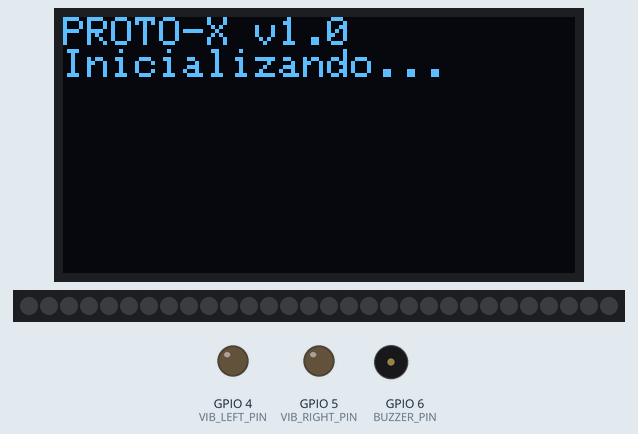
Simulated run of this sketch. Board: ESP32-S3. Parts: 128×64 one-colour display, 30 RGB LEDs in strip order, left to right, output pins drawn as LEDs (lit = HIGH), buzzer (waves = sounding, pin HIGH). Dim RGB values are drawn brighter than linear; what the sketch prints to the serial monitor is not drawn.

Above: at 0.1 s.
At 0.7 s:
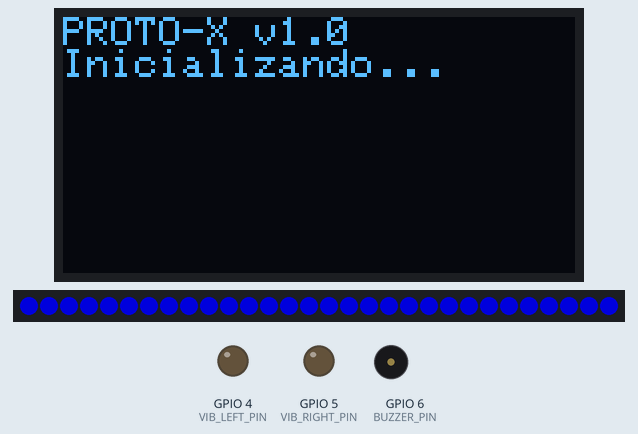
At 1.2 s:
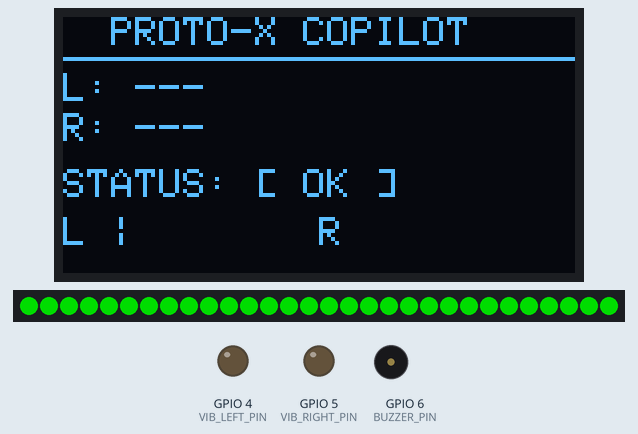
Timing chart, 0 to 2.7 s (numbered marks = the images above):
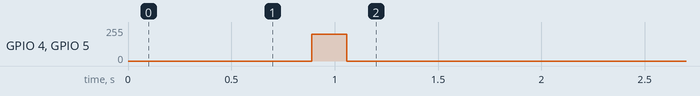

Measured:
- by itself, GPIO 4 (VIB_LEFT_PIN), GPIO 5 (VIB_RIGHT_PIN): 0/255 → 200/255 at 0.89 s, → 0/255 0.17 s later

The sketch:

prototipo_x.ino
```cpp
/*
 * Prototipo X — Copiloto Moto
 * Firmware v1.0 — Blind Spot Detection System
 *
 * Hardware: ESP32-S3 + 2x HLK-LD2410 radar + LED strip + vibradores + buzzer
 *
 * Funcionalidad:
 *   - Lee 2 radares mmWave en paralelo (izquierda + derecha)
 *   - Detecta distancia + velocidad de vehículos
 *   - Alerta visual (LED strip), háptica (vibradores) y sonora (buzzer)
 *   - Display OLED con estado en tiempo real
 *   - WiFi AP para debugging
 */

#include <Arduino.h>
#include <HardwareSerial.h>
#include <Adafruit_NeoPixel.h>
#include <Wire.h>
#include <Adafruit_GFX.h>
#include <Adafruit_SSD1306.h>

// ============================================================
// PIN DEFINITIONS
// ============================================================
// Radar izquierdo (UART2)
#define RADAR_L_RX      16
#define RADAR_L_TX      17

// Radar derecho (UART1)
#define RADAR_R_RX      18
#define RADAR_R_TX      19

// LED strip (WS2812B)
#define LED_PIN         8
#define LED_COUNT       30

// Vibradores (PWM)
#define VIB_LEFT_PIN    4
#define VIB_RIGHT_PIN   5

// Buzzer
#define BUZZER_PIN      6

// OLED I2C
#define SDA_PIN         21
#define SCL_PIN         22
#define OLED_WIDTH      128
#define OLED_HEIGHT     64

// ============================================================
// CONSTANTS
// ============================================================
#define ZONA_PELIGRO       1.0   // metros — rojo sólido + vibración fuerte
#define ZONA_ALERTA        2.0   // metros — rojo parpadeo + vibración suave
#define ZONA_PRECAUCION    5.0   // metros — amarillo parpadeo
#define UMBRAL_APROX       0.5   // m/s — velocidad de aproximación peligrosa
#define UPDATE_INTERVAL    50    // ms — frecuencia de lectura

// ============================================================
// GLOBALS
// ============================================================
Adafruit_NeoPixel strip(LED_COUNT, LED_PIN, NEO_GRB + NEO_KHZ800);
Adafruit_SSD1306 display(OLED_WIDTH, OLED_HEIGHT, &Wire, -1);

HardwareSerial SerialRadarL(1);
HardwareSerial SerialRadarR(2);

struct RadarData {
    float distance;      // metros
    float speed;         // m/s (positivo = se acerca)
    bool moving;
    bool detected;
    uint32_t lastUpdate;
};

struct AlertState {
    uint8_t level;       // 0=safe, 1=caution, 2=warning, 3=danger, 4=imminent
    bool leftActive;
    bool rightActive;
};

RadarData radarLeft = {0, 0, false, false, 0};
RadarData radarRight = {0, 0, false, false, 0};
AlertState alerts = {0, false, false};

unsigned long lastLEDUpdate = 0;
unsigned long lastDisplayUpdate = 0;
bool ledState = false;

// ============================================================
// HLK-LD2410 PROTOCOL PARSER
// ============================================================

// LD2410 frame: 0xF4 0xF3 0xF2 0xF1 + payload + 0xF8 0xF7 0xF6 0xF5
// Target data: distance(2 bytes) + speed(2 bytes) + energy(1 byte) + state(1 byte)

struct LD2410Frame {
    uint16_t distance;    // cm
    int16_t speed;        // cm/s (negative = moving away)
    uint8_t energy;       // signal strength
    bool moving;
    bool valid;
};

LD2410Frame parseLD2410(Stream &serial) {
    LD2410Frame frame = {0, 0, 0, false, false};

    // Wait for header: 0xF4 0xF3 0xF2 0xF1
    if (serial.available() < 8) return frame;

    // Find header
    while (serial.available() >= 8) {
        uint8_t b = serial.read();
        if (b == 0xF4 && serial.peek() == 0xF3) {
            serial.read(); // consume 0xF3
            if (serial.read() == 0xF2 && serial.read() == 0xF1) {
                break; // header found
            }
        }
    }

    // Read payload (target data is 4 bytes minimum)
    uint8_t buf[8];
    unsigned long start = millis();
    while (serial.available() < 6 && millis() - start < 50) {
        delay(1);
    }

    if (serial.available() < 6) return frame;

    // Distance: 2 bytes LE (cm)
    frame.distance = serial.read() | (serial.read() << 8);

    // Speed: 2 bytes LE (cm/s)
    frame.speed = serial.read() | (serial.read() << 8);

    // Energy
    frame.energy = serial.read();

    // Moving state
    frame.moving = (serial.read() > 0);

    frame.valid = true;
    return frame;
}

// ============================================================
// RADAR READING (runs on Core 0)
// ============================================================
void readRadarsTask(void *pvParameters) {
    while (true) {
        // Read left radar
        LD2410Frame leftFrame = parseLD2410(SerialRadarL);
        if (leftFrame.valid) {
            radarLeft.distance = leftFrame.distance / 100.0f; // cm → m
            radarLeft.speed = leftFrame.speed / 100.0f;       // cm/s → m/s
            radarLeft.moving = leftFrame.moving;
            radarLeft.detected = leftFrame.distance < 500;    // < 5m = something there
            radarLeft.lastUpdate = millis();
        }

        // Read right radar
        LD2410Frame rightFrame = parseLD2410(SerialRadarR);
        if (rightFrame.valid) {
            radarRight.distance = rightFrame.distance / 100.0f;
            radarRight.speed = rightFrame.speed / 100.0f;
            radarRight.moving = rightFrame.moving;
            radarRight.detected = rightFrame.distance < 500;
            radarRight.lastUpdate = millis();
        }

        delay(UPDATE_INTERVAL);
    }
}

// ============================================================
// ALERT LOGIC
// ============================================================
uint8_t calculateAlertLevel(float distance, float speed) {
    // Speed-based escalation: if coming fast, escalate even at distance
    bool approaching = speed < -UMBRAL_APROX; // negative = approaching

    if (distance < ZONA_PELIGRO) {
        return approaching ? 4 : 3;  // imminent or danger
    }
    if (distance < ZONA_ALERTA) {
        return approaching ? 4 : 3;  // imminent if fast, danger if slow
    }
    if (distance < ZONA_PRECAUCION) {
        return approaching ? 3 : 2;  // danger if fast, warning if slow
    }
    // Beyond 5m: caution if approaching fast
    if (approaching && distance < 8.0f) {
        return 1; // caution
    }
    return 0; // safe
}

void updateAlerts() {
    uint8_t leftLevel = 0;
    uint8_t rightLevel = 0;

    if (millis() - radarLeft.lastUpdate < 1000) { // fresh data
        leftLevel = calculateAlertLevel(radarLeft.distance, radarLeft.speed);
    }

    if (millis() - radarRight.lastUpdate < 1000) {
        rightLevel = calculateAlertLevel(radarRight.distance, radarRight.speed);
    }

    alerts.leftActive = leftLevel > 0;
    alerts.rightActive = rightLevel > 0;
    alerts.level = max(leftLevel, rightLevel);
}

// ============================================================
// LED ALERTS (runs on Core 1)
// ============================================================
void updateLEDs() {
    if (millis() - lastLEDUpdate < 80) return;
    lastLEDUpdate = millis();
    ledState = !ledState;

    switch (alerts.level) {
        case 0: // Safe
            for (int i = 0; i < LED_COUNT; i++) {
                strip.setPixelColor(i, strip.Color(0, 255, 0)); // verde
            }
            break;

        case 1: // Caution - amarillo parpadeo lento
            if (ledState) {
                for (int i = 0; i < LED_COUNT; i++) {
                    strip.setPixelColor(i, strip.Color(255, 180, 0));
                }
            } else {
                strip.clear();
            }
            break;

        case 2: // Warning - rojo parpadeo + vibración suave
            for (int i = 0; i < LED_COUNT; i++) {
                strip.setPixelColor(i, ledState ?
                    strip.Color(255, 0, 0) : strip.Color(100, 0, 0));
            }
            // Left side vibration
            if (alerts.leftActive) {
                analogWrite(VIB_LEFT_PIN, ledState ? 120 : 0);
            }
            // Right side vibration
            if (alerts.rightActive) {
                analogWrite(VIB_RIGHT_PIN, ledState ? 120 : 0);
            }
            break;

        case 3: // Danger - rojo sólido + vibración fuerte
            for (int i = 0; i < LED_COUNT; i++) {
                strip.setPixelColor(i, strip.Color(255, 0, 0));
            }
            analogWrite(VIB_LEFT_PIN, alerts.leftActive ? 200 : 0);
            analogWrite(VIB_RIGHT_PIN, alerts.rightActive ? 200 : 0);
            break;

        case 4: // Imminent - rojo strobe + vibración continua + buzzer
            if (ledState) {
                for (int i = 0; i < LED_COUNT; i++) {
                    strip.setPixelColor(i, strip.Color(255, 50, 50));
                }
            } else {
                strip.clear();
            }
            analogWrite(VIB_LEFT_PIN, alerts.leftActive ? 255 : 0);
            analogWrite(VIB_RIGHT_PIN, alerts.rightActive ? 255 : 0);
            digitalWrite(BUZZER_PIN, HIGH);
            break;
    }

    if (alerts.level < 4) {
        digitalWrite(BUZZER_PIN, LOW);
    }
    if (alerts.level < 2) {
        analogWrite(VIB_LEFT_PIN, 0);
        analogWrite(VIB_RIGHT_PIN, 0);
    }

    strip.show();
}

// ============================================================
// OLED DISPLAY
// ============================================================
void updateDisplay() {
    if (millis() - lastDisplayUpdate < 200) return;
    lastDisplayUpdate = millis();

    display.clearDisplay();
    display.setTextSize(1);
    display.setTextColor(SSD1306_WHITE);

    // Title
    display.setCursor(0, 0);
    display.println(F("  PROTO-X COPILOT"));
    display.drawLine(0, 10, 128, 10, SSD1306_WHITE);

    // Left radar
    display.setCursor(0, 14);
    display.print(F("L: "));
    if (millis() - radarLeft.lastUpdate < 1000) {
        display.print(radarLeft.distance, 1);
        display.print(F("m "));
        display.print(radarLeft.speed, 1);
        display.print(F("m/s"));
        display.print(radarLeft.moving ? " <<" : "");
    } else {
        display.print(F("---"));
    }

    // Right radar
    display.setCursor(0, 24);
    display.print(F("R: "));
    if (millis() - radarRight.lastUpdate < 1000) {
        display.print(radarRight.distance, 1);
        display.print(F("m "));
        display.print(radarRight.speed, 1);
        display.print(F("m/s"));
        display.print(radarRight.moving ? " >>" : "");
    } else {
        display.print(F("---"));
    }

    // Alert level
    display.setCursor(0, 38);
    display.print(F("STATUS: "));
    switch (alerts.level) {
        case 0: display.println(F("[ OK ]")); break;
        case 1: display.println(F("[ !! ] PRECAUCION")); break;
        case 2: display.println(F("[ !!!] ALERTA")); break;
        case 3: display.println(F("[!!!!] PELIGRO")); break;
        case 4: display.println(F("[!!!!] INMINENTE")); break;
    }

    // Mini bar graph
    display.setCursor(0, 50);
    display.print(F("L "));
    int lbar = map(constrain((int)radarLeft.distance, 0, 500), 0, 500, 0, 50);
    for (int i = 0; i < lbar; i++) display.print(F("="));
    display.print(F("|"));

    display.setCursor(64, 50);
    display.print(F("R "));
    int rbar = map(constrain((int)radarRight.distance, 0, 500), 0, 500, 0, 50);
    for (int i = 0; i < rbar; i++) display.print(F("="));

    display.display();
}

// ============================================================
// SETUP
// ============================================================
void setup() {
    Serial.begin(115200);
    Serial.println(F("=== PROTO-X COPILOT MOTO v1.0 ==="));

    // Init pins
    pinMode(VIB_LEFT_PIN, OUTPUT);
    pinMode(VIB_RIGHT_PIN, OUTPUT);
    pinMode(BUZZER_PIN, OUTPUT);
    digitalWrite(BUZZER_PIN, LOW);

    // Init I2C + OLED
    Wire.begin(SDA_PIN, SCL_PIN);
    if (!display.begin(SSD1306_SWITCHCAPVCC, 0x3C)) {
        Serial.println(F("ERROR: OLED no detectado"));
    } else {
        display.clearDisplay();
        display.setTextSize(1);
        display.setTextColor(SSD1306_WHITE);
        display.setCursor(0, 0);
        display.println(F("PROTO-X v1.0"));
        display.println(F("Inicializando..."));
        display.display();
    }

    // Init LED strip
    strip.begin();
    strip.setBrightness(150);
    strip.clear();
    strip.show();

    // Init radars (9600 baud default for LD2410)
    SerialRadarL.begin(9600, SERIAL_8N1, RADAR_L_RX, RADAR_L_TX);
    SerialRadarR.begin(9600, SERIAL_8N1, RADAR_R_RX, RADAR_R_TX);

    Serial.println(F("Radares inicializados"));
    Serial.println(F("Iniciando deteccion..."));

    // Launch radar reading on Core 0
    xTaskCreatePinnedToCore(
        readRadarsTask,
        "RadarReader",
        4096,
        NULL,
        1,
        NULL,
        0  // Core 0
    );

    // Self-test: flash all LEDs
    for (int i = 0; i < LED_COUNT; i++) {
        strip.setPixelColor(i, strip.Color(0, 0, 255));
        strip.show();
        delay(20);
    }
    delay(200);
    strip.clear();
    strip.show();

    Serial.println(F("PROTO-X listo para operar"));
}

// ============================================================
// LOOP (runs on Core 1)
// ============================================================
void loop() {
    updateAlerts();
    updateLEDs();
    updateDisplay();
    delay(10);
}
```
